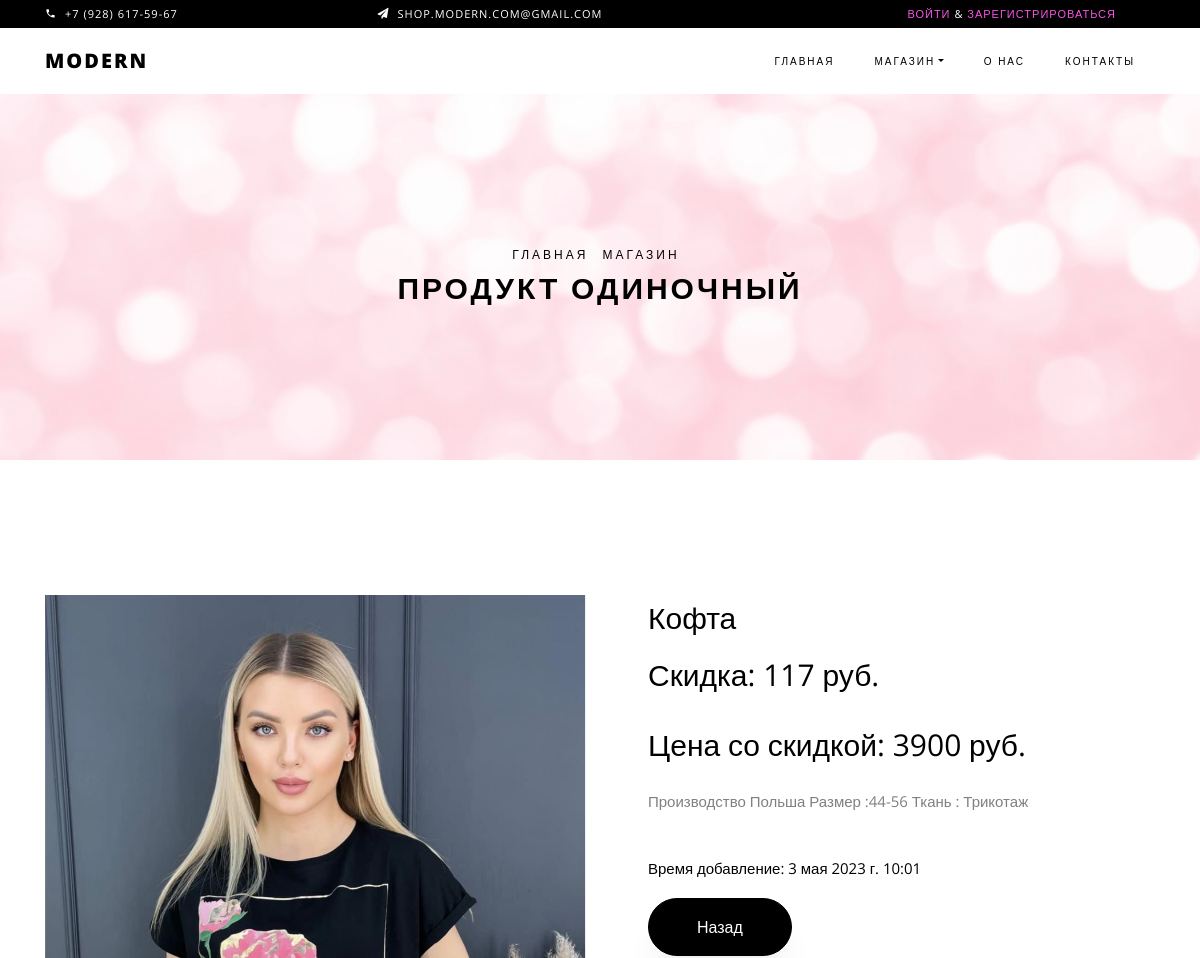
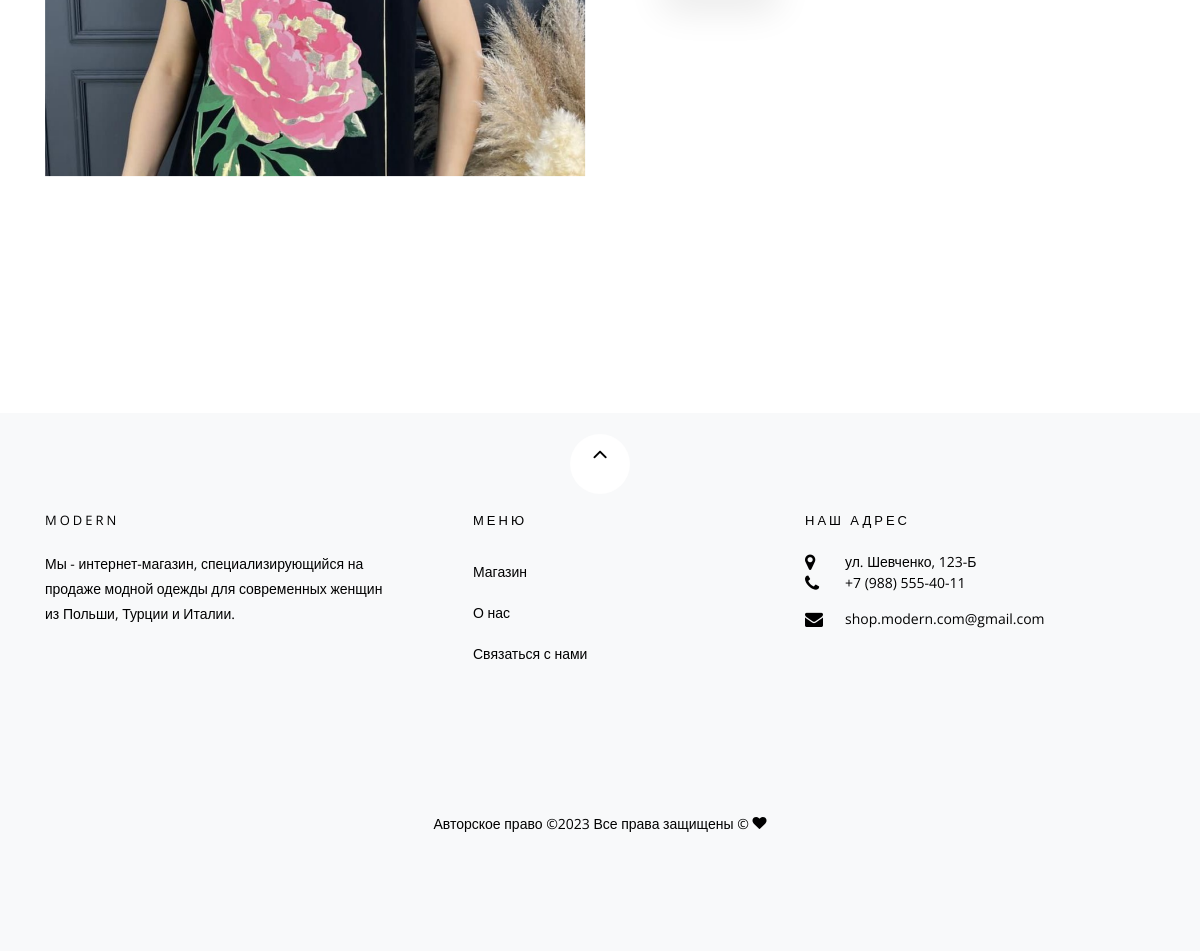
/detail/6/, run on the app's committed database (2 pictures, top to bottom).
### shop/models.py (models this page shows, shortened)
class Product(models.Model):
    class TypeMis(models.TextChoices):
        KOST = 'Костюмы/спортивные', ('Костюмы/спортивные')
        KLASTIK = 'Костюмы/классические', ('Костюмы/классические')
        KOFTI = 'Кофты', ('Кофты')
        BLUZI = 'Блузы', ('Блузы')
        FUTBOLKI = 'Футболки', ('Футболки')
        BRYUKI = 'Брюки', ('Брюки')
        YUBKI = 'Юбки', ('Юбки')
        PLATEY = 'Платья', ('Платья')
        XUDI = 'Худи', ('Худи')
        SVITER = 'Свитера', ('Свитера')
        ZHAKETI = 'Жакеты', ('Жакеты')
        VETROVKI = 'Ветровки', ('Ветровки')
        KURTKI = 'Куртки', ('Куртки')
        PUXOVIKI = 'Пуховики', ('Пуховики')
    name = models.CharField(max_length=255, verbose_name='Наименование товара')
    type_mis = models.CharField(max_length=50,choices=TypeMis.choices, default=TypeMis.KOST, verbose_name='Вид товара')
    code = models.CharField(max_length=255, verbose_name='Код товара')
    price = models.DecimalField(max_digits=20, decimal_places=0, verbose_name='Цена')
    Discount = models.DecimalField(max_digits=20, decimal_places=0, verbose_name='Скидка в %')
    image_url = models.URLField(blank=True, null=True, verbose_name='url изображения')
    image = models.ImageField('Изображение', upload_to='img', null=True, blank=True)
    note = models.TextField(blank=True, null=True, verbose_name='записка')
    time = models.DateTimeField(default=timezone.now)
    class Meta:
        ordering = ['pk']
        verbose_name_plural = 'Товары'

### shop/views.py (the view)
# urls.py: path('detail/<int:pk>/',views.ProductsDetailView.as_view(), name='shop_detail'),
class ProductsDetailView(DetailView):
    model = Product
    template_name = 'shop/shop-details.html'

### shop/context_processors.py (called while the page is built)
def cart_items(request):
    if request.user.is_authenticated:
        cart_items = OrderItem.objects.filter(order__user=request.user, order__status=Order.STATUS_CART)
        cart_count = cart_items.count()
    else:
        cart_count = 0
    return {'cart_count': cart_count}

### templates/shop/shop-details.html (shortened to what this page needs)
{% extends 'base.html' %}
{% load static %}
{% load mathfilters %}
{% block container %}
    <div class="hero-wrap hero-bread" style="background-image: url('/static/images/bg_6.jpg');">
      <div class="container">
        <div class="row no-gutters slider-text align-items-center justify-content-center">
          <div class="col-md-9 ftco-animate text-center">
          	<p class="breadcrumbs"><span class="mr-2"><a href="/">Главная</a></span> <span class="mr-2"><a href="{% url 'shop' %}">Магазин</a></span> </p>
            <h1 class="mb-0 bread">Продукт Одиночный</h1>
          </div>
        </div>
      </div>
    </div>
    <section class="ftco-section">
    	<div class="container">
    		<div class="row">
    			<div class="col-lg-6 mb-5 ftco-animate">
    				<a href="{% if product.image %}{{product.image.url}}{% else %}{{product.image_url}}{% endif %}" class="image-popup"><img src="{% if product.image %}{{product.image.url}}{% else %}{{product.image_url}}{% endif %}" class="img-fluid" alt="Colorlib Template"></a>
    			</div>
    			<div class="col-lg-6 product-details pl-md-5 ftco-animate">
    				<h3>{{ product.name}}</h3>
					<p class="price"><span>Скидка: {{product.price|div:100|mul:product.Discount }} руб.</span></p>
    				<p class="price"><span>Цена со скидкой: {{product.price }} руб.</span></p>
    				<p>{{ product.note }}</p>
						<div class="row mt-4">
							<div class="col-md-6">
				</div>
	          	<div class="col-md-12">
	          		<p style="color: #000;">Время добавление: {{product.time}} </p>
	          	</div>
          	</div>
          	<p><a href="{% url 'shop' %}" class="btn btn-black py-3 px-5">Назад</a></p>
    			</div>
    		</div>
    	</div>
    </section>
{% endblock container %}

### data on the page
Product: image (picture), name "Кофта", price|div "117", price "3900", note "Производство Польша Размер :44-56 Ткань : Трикотаж", time "3 мая 2023 г. 10:01"
